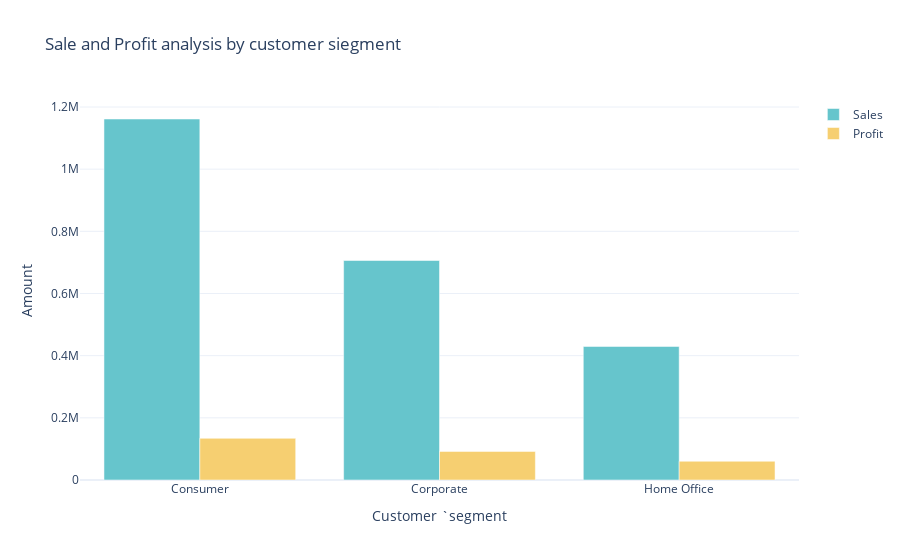

Notebook code cell kept with this figure:
### Markdown cell above
# 6. Analyze the sales and profit by customer segment.

### Code cell
sales_profit_by_Segment = df.groupby('Segment').agg({'Sales':'sum', 'Profit':'sum'}).reset_index().round(2)

color_palette = colors.qualitative.Pastel
fig = go.Figure()
fig.add_trace(go.Bar(x=sales_profit_by_Segment['Segment'],
                    y=sales_profit_by_Segment['Sales'],
                    name='Sales',
                    marker_color=color_palette[0]))

fig.add_trace(go.Bar(x=sales_profit_by_Segment['Segment'],
                    y=sales_profit_by_Segment['Profit'],
                    name='Profit',
                    marker_color=color_palette[1]))

fig.update_layout(title_text='Sale and Profit analysis by customer siegment', xaxis_title="Customer `segment", yaxis_title="Amount")

fig.show()

### Figure 1 — Plotly figure (JSON) as saved in the notebook; plotly's stock layout.template omitted (floating-point values rounded to 4 significant figures)
{"data": [{"marker": {"color": "rgb(102, 197, 204)"}, "name": "Sales", "type": "bar", "x": ["Consumer", "Corporate", "Home Office"], "y": [1161000.0, 706100.0, 429700.0]}, {"marker": {"color": "rgb(246, 207, 113)"}, "name": "Profit", "type": "bar", "x": ["Consumer", "Corporate", "Home Office"], "y": [134100.0, 91980.0, 60300.0]}], "layout": {"autosize": true, "title": {"text": "Sale and Profit analysis by customer siegment"}, "xaxis": {"autorange": true, "range": [-0.5, 2.5], "title": {"text": "Customer `segment"}, "type": "category"}, "yaxis": {"autorange": true, "range": [0, 1223000.0], "title": {"text": "Amount"}, "type": "linear"}}}
